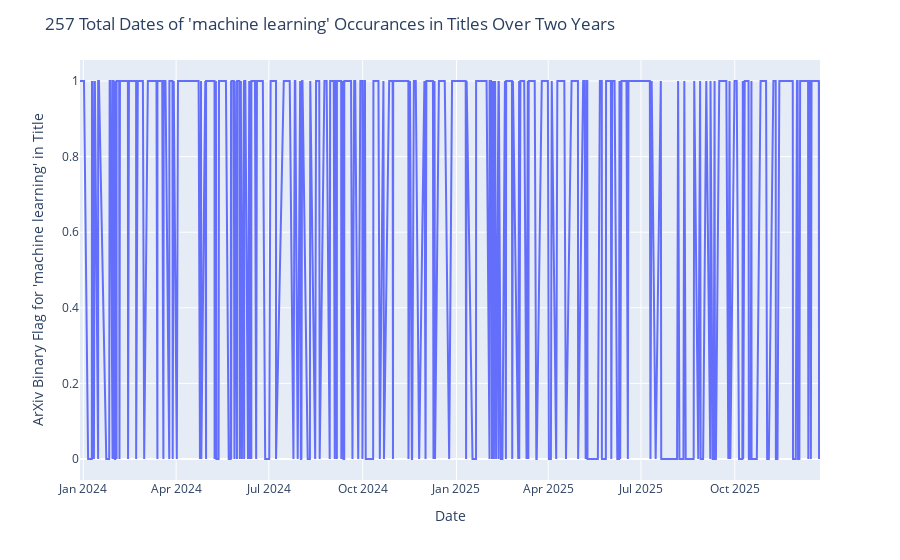
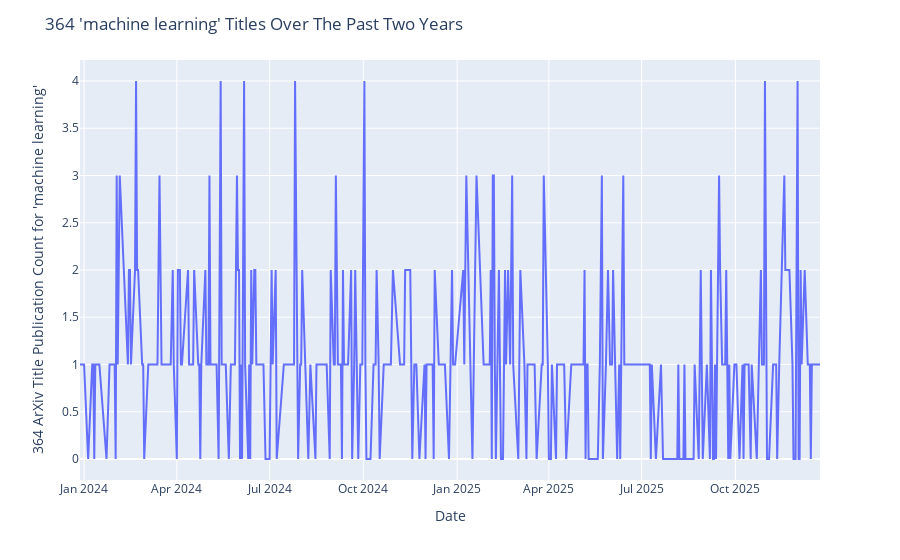

The notebook cell these images were saved under, in order:
### Markdown cell above
Sweet deal. 
We now have a beautiful graph of the top ten word frequencies for the prior two years ArXiv articles for the given query. 
Since this essay is ultimately an analysis of descriptive text summaries written in paragraphs let's explore the Sentence-Transformers library. There is a conversion of SPECTER to a [sentence-transformers model](http://huggingface.co/sentence-transformers/allenai-specter) which maps scientific articles to a vector space for similarity.

### Code cell
word = query_words[:2]
word = ' '.join(word)
df = df[df['two_year_date'] == 1]
# Binary flag indicating whether "machine learning" appears in the title
df_agg = df.groupby('published').agg({'title_has_word': 'sum'}).reset_index()
unique_dates = df[df['title_has_word'] == 1]['published'].dt.date.nunique()
# The count of titles with "machine learning" over time
count = df['title_has_word'].sum()
fig = px.line(df_agg, x='published', y='title_has_word')
fig.update_layout(
    title_text=f"{unique_dates} Total Dates of '{word}' Occurances in Titles Over Two Years", 
    xaxis_title_text='Date', 
    yaxis_title_text=f"ArXiv Binary Flag for '{word}' in Title", 
    bargap=0.2,
)
fig.show()

# Aggregate the DataFrame by date, summing up the 'title_has_word' column for each date
df_agg = df.groupby(df['published'].dt.date).agg({'title_has_word': 'sum'}).reset_index()
ml_sum = df_agg['title_has_word'].sum()
ml_sum = ml_sum.copy()
# Plot the count of titles containing 'machine learning' over time
fig = px.line(df_agg, x='published', y='title_has_word')
fig.update_layout(
    title_text=f"{ml_sum} '{word}' Titles Over The Past Two Years", 
    xaxis_title_text='Date', 
    yaxis_title_text=f"{ml_sum} ArXiv Title Publication Count for '{word}'", 
    bargap=0.2,
)
fig.show()

### Figure 1 — Plotly figure (JSON) as saved in the notebook; plotly's stock layout.template omitted (floating-point values rounded to 4 significant figures; data arrays with more than 128 entries replaced by an {"elided": "..."} marker saying what was removed)
{"data": [{"hovertemplate": "published=%{x}<br>title_has_word=%{y}<extra></extra>", "legendgroup": "", "line": {"color": "#636efa", "dash": "solid"}, "marker": {"symbol": "circle"}, "mode": "lines", "name": "", "orientation": "v", "showlegend": false, "type": "scatter", "x": {"elided": "544 str values"}, "xaxis": "x", "y": {"elided": "544 int values"}, "yaxis": "y"}], "layout": {"bargap": 0.2, "legend": {"tracegroupgap": 0}, "margin": {"t": 60}, "title": {"text": "257 Total Dates of 'machine learning' Occurances in Titles Over Two Years"}, "xaxis": {"anchor": "y", "domain": [0, 1], "title": {"text": "Date"}}, "yaxis": {"anchor": "x", "domain": [0, 1], "title": {"text": "ArXiv Binary Flag for 'machine learning' in Title"}}}}

### Figure 2 — Plotly figure (JSON) as saved in the notebook; plotly's stock layout.template omitted (floating-point values rounded to 4 significant figures; data arrays with more than 128 entries replaced by an {"elided": "..."} marker saying what was removed)
{"data": [{"hovertemplate": "published=%{x}<br>title_has_word=%{y}<extra></extra>", "legendgroup": "", "line": {"color": "#636efa", "dash": "solid"}, "marker": {"symbol": "circle"}, "mode": "lines", "name": "", "orientation": "v", "showlegend": false, "type": "scatter", "x": {"elided": "345 str values"}, "xaxis": "x", "y": {"elided": "345 int values"}, "yaxis": "y"}], "layout": {"bargap": 0.2, "legend": {"tracegroupgap": 0}, "margin": {"t": 60}, "title": {"text": "364 'machine learning' Titles Over The Past Two Years"}, "xaxis": {"anchor": "y", "domain": [0, 1], "title": {"text": "Date"}}, "yaxis": {"anchor": "x", "domain": [0, 1], "title": {"text": "364 ArXiv Title Publication Count for 'machine learning'"}}}}
